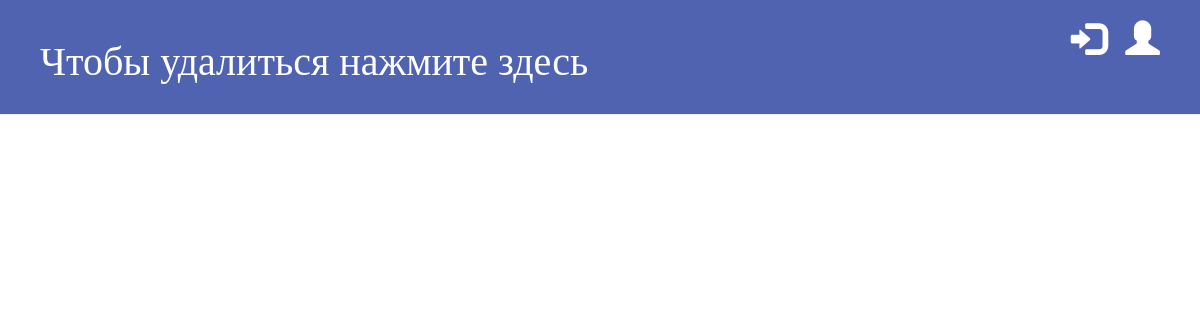
The page /post_list on the database as committed earlier.
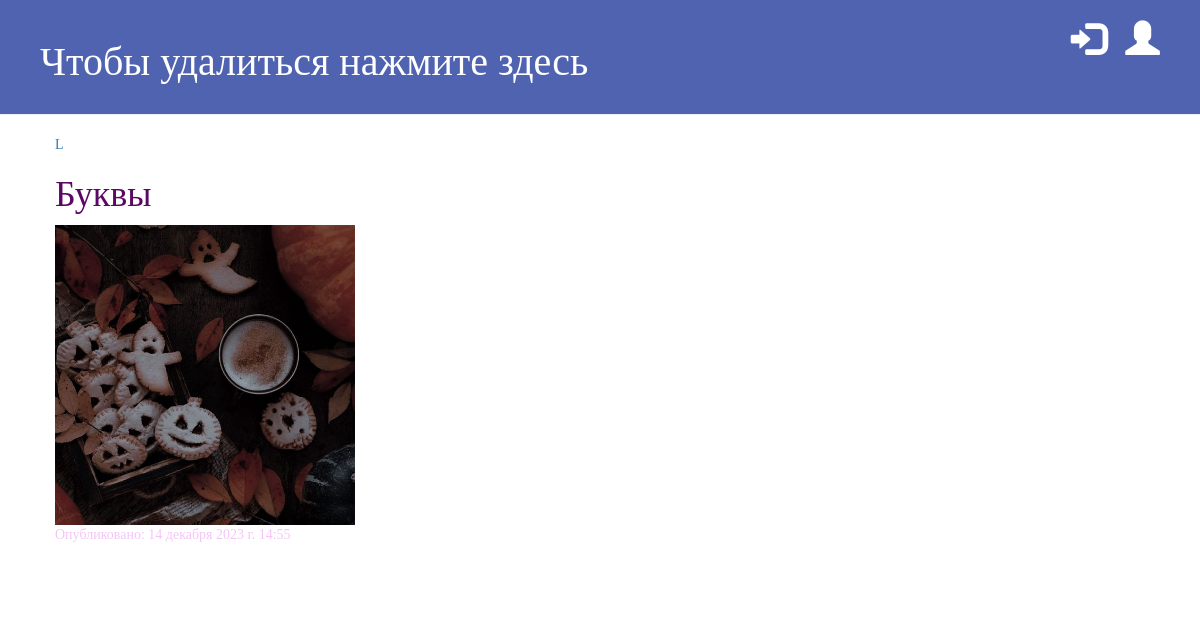
The same page on the database as committed later.
### blog/models.py (models this page shows, shortened)
class Post(models.Model):
    author = models.ForeignKey(settings.AUTH_USER_MODEL, on_delete=models.CASCADE)
    title = models.CharField(max_length=200)
    description = models.TextField()
    created_date = models.DateTimeField(default=timezone.now)
    published_date = models.DateTimeField(blank=True, null=True)
    image = models.ImageField(upload_to='images', blank=True, null=True)
    likes = models.PositiveIntegerField(default=0)

class CustomUser(AbstractUser):
    bio = models.TextField(max_length=500, blank=True)
    location = models.CharField(max_length=30, blank=True)
    birth_date = models.DateField(null=True, blank=True)
    profile_pic = models.ImageField(null=True, blank=True, upload_to="images/profile/")
    def __str__(self):
        return self.username

### blog/views.py (the view)
# urls.py: path('post_list', views.post_list, name='post_list'),
def post_list(request):
    posts = Post.objects.filter(published_date__lte=timezone.now()).order_by('published_date')
    return render(request, 'blog/post_list.html', {'posts': posts})

### blog/templates/blog/post_list.html
{% extends 'blog/base.html' %}
{% block content %}
<article>
{% for post in posts %}
    <div class="post">
        <a class="mr-2" href="{% url 'user_profile' pk=post.author.id %}">{{ post.author }}</a>
        <h1><a href="{% url 'post_detail' pk=post.pk %}">{{ post.title }}</a></h1>
        {% if post.image %}
            <img src="{{ post.image.url}}" class="rounded featured-image-list" style="max-height:300px">
        {% else %}
            <p></p>
        {% endif %}
        <div class="date">
            <p>Опубликовано: {{ post.published_date }}</p>
        </div>
    </div>
</article>
{% endfor %}
{% endblock %}

### blog/templates/blog/base.html (shortened to what this page needs)
{% load static %}
<html>
    <head>
        <link rel="stylesheet" href="//maxcdn.bootstrapcdn.com/bootstrap/3.2.0/css/bootstrap.min.css">
        <link rel="stylesheet" href="//maxcdn.bootstrapcdn.com/bootstrap/3.2.0/css/bootstrap-theme.min.css">
        <link rel="stylesheet" href="{% static 'css/blog.css' %}">
    </head>
    <body>
        <div class="page-header">
            {% if user.is_authenticated %}
                <a href="{% url 'post_draft_list' %}" class="top-menu"><span class="glyphicon glyphicon-pencil"></span></a>
                <a href="{% url 'post_new' %}" class="top-menu"><span class="glyphicon glyphicon-plus"></span></a>
                <a href="{% url 'logout' %}" class="top-menu"><span class="glyphicon glyphicon-log-out"></span></a>
                <a class="top-menu" href="{% url 'user_profile' pk=user.id %}">Велком ту хелл, {{ user.username }}</a>
            {% else %}
                <a href="{% url 'registration' %}" class="top-menu"><span class="glyphicon glyphicon-user"></span></a>
                <a href="{% url 'login' %}" class="top-menu"><span class="glyphicon glyphicon-log-in"></span></a>
            {% endif %}
            <h1><a href="{% url 'post_list' %}">Чтобы удалиться нажмите здесь</a></h1>
        </div>
        <div class="content container">
            <div class="row">
                <div class="col-md-8">
                    {% block content %}
                    {% endblock %}
                </div>
            </div>
        </div>
    </body>
</html>

### blog/static/css/blog.css (style rules this page uses)
body { padding-left: 0px; font-family: 'Book Antiqua',serif }
.page-header { background-color: #4f63b0; margin-top: 0; padding: 20px 20px 20px 40px; }
.page-header h1, .page-header h1 a, .page-header h1 a:visited, .page-header h1 a:active { color: #ffffff; font-size: 30pt; text-decoration: none; }
.content { margin-left: 40px; }
h1, h2, h3, h4 { font-family: 'Book Antiqua',serif ; }
.date { color: #f5c5f9; }
.top-menu, .top-menu:hover, .top-menu:visited { color: #ffffff; float: right; font-size: 26pt; margin-right: 20px; }
.post { margin-bottom: 70px; }
.post h1 a, .post h3 a, .post h1 a:visited { color: #5c0763; }
.featured-image-list { object-fit: cover; }

Rows that differ between the two databases and show on the page:
now on this page (row edited): Post: author "L", title "Буквы", image (picture), published_date "14 декабря 2023 г. 14:55"
